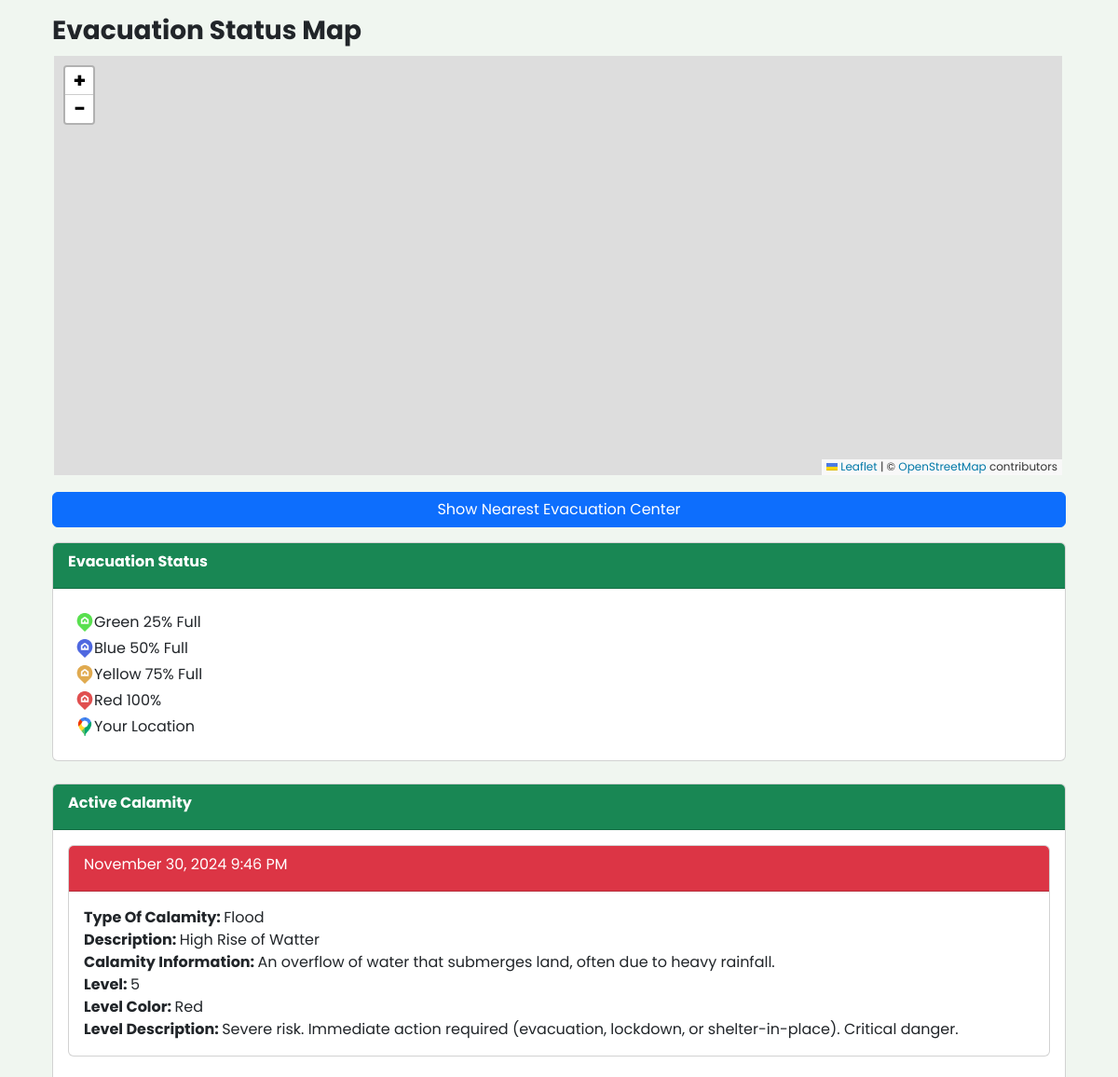
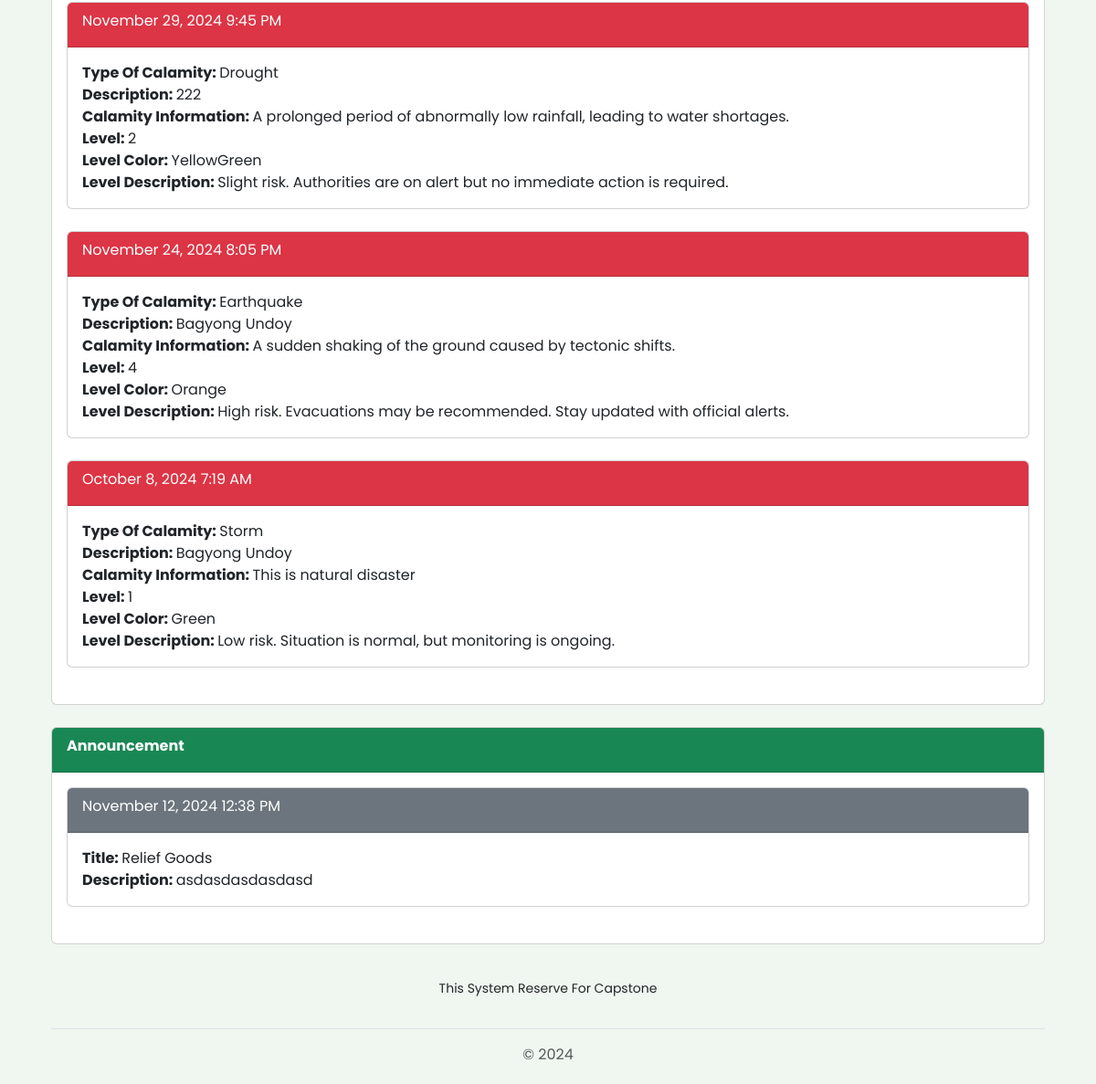
/view/pages/user/index.php, run on the app's committed database (2 pictures, top to bottom).
### tables this page shows
CREATE TABLE `tbl_calamity` (
  `id` int(11) NOT NULL,
  `calamity_id` varchar(255) NOT NULL,
  `calamity_type_id` varchar(255) NOT NULL,
  `calamity_status_id` varchar(255) NOT NULL,
  `calamity_description` varchar(255) NOT NULL,
  `calamity_active` tinyint(1) NOT NULL,
  `calamity_date` date NOT NULL,
  `calamity_time` time NOT NULL
);

CREATE TABLE `tbl_type_of_calamity` (
  `id` int(11) NOT NULL,
  `type_calamity_id` varchar(255) NOT NULL,
  `type_calamity_type` varchar(255) NOT NULL,
  `type_calamity_description` varchar(255) NOT NULL
);

CREATE TABLE `tbl_calamity_status` (
  `id` int(11) NOT NULL,
  `status_id` varchar(255) NOT NULL,
  `status_level` varchar(255) NOT NULL,
  `status_color` varchar(255) NOT NULL,
  `status_description` varchar(255) NOT NULL
);

CREATE TABLE `tbl_announcement` (
  `id` int(255) NOT NULL,
  `announcement_title` varchar(255) NOT NULL,
  `announcement_description` varchar(255) NOT NULL,
  `announcement_date` date NOT NULL,
  `announcement_time` time NOT NULL
);

### connection/connection.php (called while the page is built, shortened)
<?php
class config {
    public function __construct(){
        $dsn = "mysql:host=".H.";dbname=".DB;
        $username = U;
        $password = P;
        try {
            $this->pdo = new PDO($dsn, $username, $password);
        } catch (PDOException $e) {
            die("Connection failed: " . $e->getMessage());
        }
    }
}
?>

### controller/UserController.php (called while the page is built)
<?php
require_once('../../../services/CalamityServices.php');
require_once('../../../services/AnnouncementServices.php');
$calamity = new CalamityServices();
$announcement= new AnnouncementServices();
?>

### services/CalamityServices.php (called while the page is built, shortened)
<?php
require_once("../../../connection/connection.php");
class CalamityServices extends config {
    public function getActiveCalamity() {
        try {
            $query = "SELECT
                            c.id,
                            c.calamity_active,
                            c.calamity_date,
                            c.calamity_time,
                            c.calamity_description,
                            cs.status_id,
                            cs.status_level,
                            cs.status_color,
                            cs.status_description,
                            tc.type_calamity_id,
                            tc.type_calamity_type,
                            tc.type_calamity_description
                        FROM
                            tbl_calamity c
                        JOIN
                            tbl_calamity_status cs
                            ON c.calamity_status_id = cs.status_id
                        JOIN
                            tbl_type_of_calamity tc
                            ON c.calamity_type_id = tc.type_calamity_id
                        WHERE
                            c.calamity_active = 1
                        ORDER BY
                            c.calamity_date DESC
                        ";
            $stmt = $this->pdo->prepare($query);
            $stmt->execute();
            $calamities =  $stmt->fetchAll(PDO::FETCH_ASSOC);
            return  $calamities;
        } catch (PDOException $e) {
            echo "Error: " . $e->getMessage();
        }
    }
}
?>

### services/AnnouncementServices.php (called while the page is built, shortened)
<?php
require_once("../../../connection/connection.php");
class AnnouncementServices extends config {
    public function getActiveAnnouncement() {
        try {
            $query = "SELECT
                            `id`,
                            `announcement_title`,
                            `announcement_description`,
                            `announcement_date`,
                            `announcement_time`
                        FROM
                            `tbl_announcement`
                        ORDER BY
                            `announcement_date` & `announcement_time` DESC";
            $stmt = $this->pdo->prepare($query);
            $stmt->execute();
            $announcement =  $stmt->fetchAll(PDO::FETCH_ASSOC);
            return  $announcement;
        } catch (PDOException $e) {
            echo "Error: " . $e->getMessage();
        }
    }
}
?>

### view/pages/user/index.php (the view, shortened to what this page needs)
<?php
require_once('../../../controller/UserController.php');
$activeCalamities = $calamity->getActiveCalamity();
$activeAnnouncement = $announcement->getActiveAnnouncement();
?>
<!DOCTYPE html>
<html lang="en">
<head>
    <link rel="stylesheet" href="https://unpkg.com/leaflet@1.9.4/dist/leaflet.css" />
    <link href="https://cdn.jsdelivr.net/npm/bootstrap@5.3.3/dist/css/bootstrap.min.css" rel="stylesheet">
    <link rel="stylesheet" href="https://cdnjs.cloudflare.com/ajax/libs/font-awesome/6.6.0/css/all.min.css" />
    <link rel="stylesheet" href="../../css/sidebar.css">
    <link href='https://unpkg.com/boxicons@2.1.1/css/boxicons.min.css' rel='stylesheet'>
</head>
<body class="px-1 px-md-5">
    <h3 class="ms-2 mt-3"><strong>Evacuation Status Map</strong></h3>
    <div id="map" style="height: 450px;"></div>
    <div class="p-2">
        <button id="showNearestBtn" class="btn btn-primary mb-3 w-100 w-md-50">Show Nearest Evacuation Center</button>
        <div class="row">
            <div class="col">
                <div class="card">
                    <div class="card-header bg-success">
                        <p class="card-title p-0 text-white"><strong>Evacuation Status</strong></p>
                    </div>
                    <div class="card-body">
                        <div class="m-2">
                            <p class="mb-1"><img src="../../../assets/images/green.png" alt="" width="20">Green 25% Full</p>
                            <p class="mb-1"><img src="../../../assets/images/blue.png" alt="" width="20">Blue 50% Full</p>
                            <p class="mb-1"><img src="../../../assets/images/yellow.png" alt="" width="20">Yellow 75% Full</p>
                            <p class="mb-1"><img src="../../../assets/images/red.png" alt="" width="20">Red 100%</p>
                            <p class="mb-1"><img src="../../../assets/images/mylocation.png" alt="" width="20">Your Location</p>
                        </div>
                    </div>
                </div>
                <br>
                <div class="card ">
                    <div class="card-header p-0 px-3 py-2 bg-success">
                        <p class="card-title p-0 text-white"><strong>Active Calamity</strong></p>
                    </div>
                    <div class="card-body">
                            <?php if (!empty($activeCalamities)): ?>
                                <?php foreach ($activeCalamities as $activeCalamity): ?>
                                    <div class="card">
                                        <div class="card-header bg-danger">
                                            <p class="card-title p-0 text-white"><strong></strong><?php
                                            $date = new DateTime($activeCalamity['calamity_date']);
                                            $time = new DateTime($activeCalamity['calamity_time']);
                                            echo $date->format('F j, Y').' '.$time->format('g:i A')?></p>
                                        </div>
                                        <div class="card-body">
                                            <p class="m-0"><strong>Type Of Calamity: </strong><?php echo $activeCalamity['type_calamity_type']?></p>
                                            <p class="m-0"><strong>Description: </strong><?php echo $activeCalamity['calamity_description']?></p>
                                            <p class="m-0"><strong>Calamity Information: </strong><?php echo $activeCalamity['type_calamity_description']?></p>
                                            <p class="m-0"><strong>Level: </strong><?php echo $activeCalamity['status_level']?></p>
                                            <p class="m-0"><strong>Level Color: </strong><?php echo $activeCalamity['status_color']?></p>
                                            <p class="m-0"><strong>Level Description: </strong><?php echo $activeCalamity['status_description']?></p>
                                        </div>
                                    </div>
                                    <br>
                                    <?php endforeach; ?>
                                <?php else: ?>
                                        <p>There's no Active Calamity</p>
                            <?php endif; ?>
                    </div>
                </div>
                <div class="card mt-4">
                    <div class="card-header p-0 px-3 py-2 bg-success">
                        <p class="card-title p-0 text-white"><strong>Announcement</strong></p>
                    </div>
                    <div class="card-body">
                            <?php if (!empty($activeAnnouncement)): ?>
                                <?php foreach ($activeAnnouncement as $announcement): ?>
                                    <div class="card">
                                        <div class="card-header bg-secondary">
                                            <p class="card-title p-0 text-white"><strong></strong><?php
                                            $date = new DateTime($announcement['announcement_date']);
                                            $time = new DateTime($announcement['announcement_time']);
                                            echo $date->format('F j, Y').' '.$time->format('g:i A')?></p>
                                        </div>
                                        <div class="card-body">
                                            <p class="m-0"><strong>Title: </strong><?php echo $announcement['announcement_title']?></p>
                                            <p class="m-0"><strong>Description: </strong><?php echo $announcement['announcement_description']?></p>
                                        </div>
                                    </div>
                                    <br>
                                    <?php endforeach; ?>
                                <?php else: ?>
                                        <p>There's no Active Calamity</p>
                            <?php endif; ?>
                    </div>
                </div>
            </div>
        </div>
    </div>
<?php require_once('../../components/footer.php')?>
<?php require_once('../../components/footer.php')?>

### view/css/sidebar.css (style rules this page uses)
* { margin: 0; padding: 0; box-sizing: border-box; font-family: 'Poppins', sans-serif; }
:root { --body-color: #f0f6f0; --sidebar-color: #FFF; --primary-color: #40aa44; --primary-color-light: #fffbf5; --toggle-color: #DDD; --text-color: #707070; --tran-03: all 0.2s ease; --tran-03: all 0.3s ease; --tran-04: all 0.3s ease; --tran-05: all 0.3s ease; }
body { min-height: 100vh; background-color: var(--body-color); transition: var(--tran-05); }

### view/pages/user/index.php (style rules this page uses)
#map { height: 500px; width: 98%; margin: 10px }

### data on the page
tbl_calamity: calamity_date "November 30, 2024", calamity_time "9:46 PM", tbl_type_of_calamity.type_calamity_type "Flood", calamity_description "High Rise of Watter", tbl_type_of_calamity.type_calamity_description "An overflow of water that submerges land, often due to heavy rainfall.", tbl_calamity_status.status_level "5", tbl_calamity_status.status_color "Red", tbl_calamity_status.status_description "Severe risk. Immediate action required (evacuation, lockdown, or shelter-in-place). Critical danger."
tbl_calamity: calamity_date "November 29, 2024", calamity_time "9:45 PM", tbl_type_of_calamity.type_calamity_type "Drought", calamity_description "222", tbl_type_of_calamity.type_calamity_description "A prolonged period of abnormally low rainfall, leading to water shortages.", tbl_calamity_status.status_level "2", tbl_calamity_status.status_color "YellowGreen", tbl_calamity_status.status_description "Slight risk. Authorities are on alert but no immediate action is required."
tbl_calamity: calamity_date "November 24, 2024", calamity_time "8:05 PM", tbl_type_of_calamity.type_calamity_type "Earthquake", calamity_description "Bagyong Undoy", tbl_type_of_calamity.type_calamity_description "A sudden shaking of the ground caused by tectonic shifts.", tbl_calamity_status.status_level "4", tbl_calamity_status.status_color "Orange", tbl_calamity_status.status_description "High risk. Evacuations may be recommended. Stay updated with official alerts."
tbl_calamity: calamity_date "October 8, 2024", calamity_time "7:19 AM", tbl_type_of_calamity.type_calamity_type "Storm", calamity_description "Bagyong Undoy", tbl_type_of_calamity.type_calamity_description "This is natural disaster", tbl_calamity_status.status_level "1", tbl_calamity_status.status_color "Green", tbl_calamity_status.status_description "Low risk. Situation is normal, but monitoring is ongoing."
tbl_announcement: announcement_date "November 12, 2024", announcement_time "12:38 PM", announcement_title "Relief Goods", announcement_description "asdasdasdasdasd"
